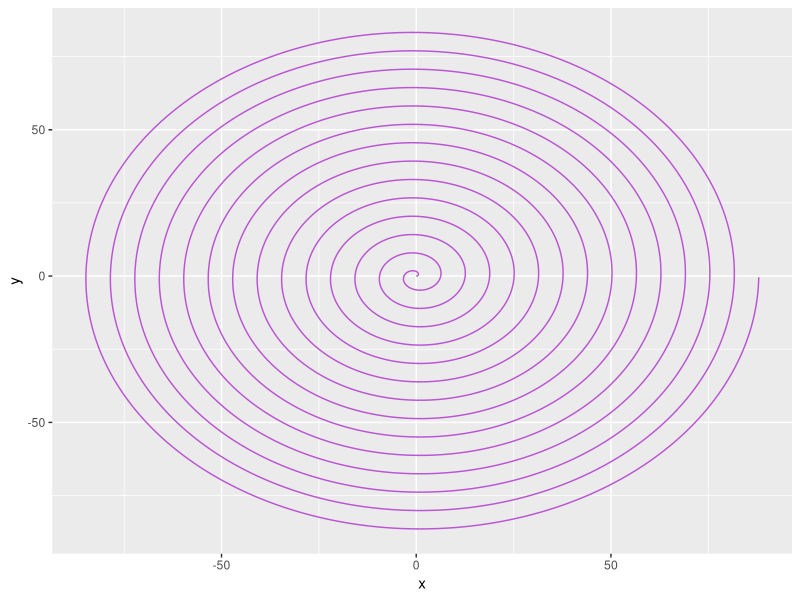
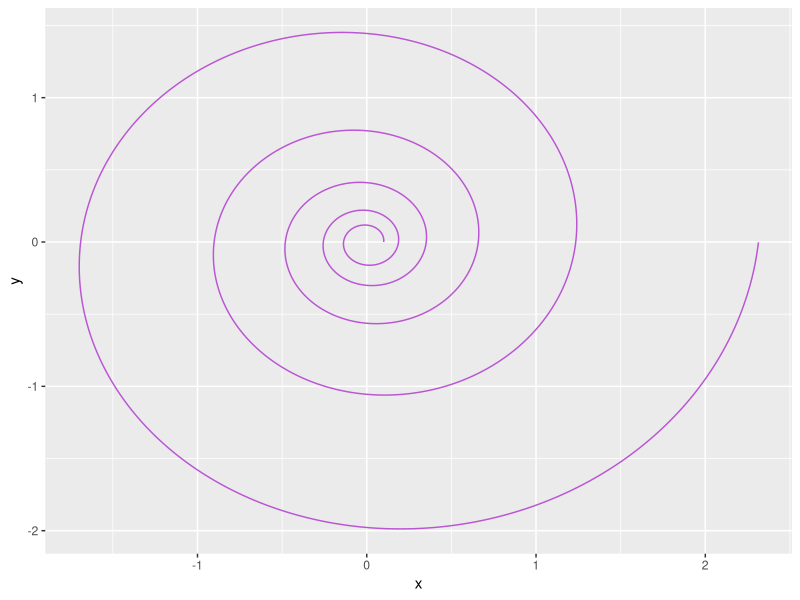
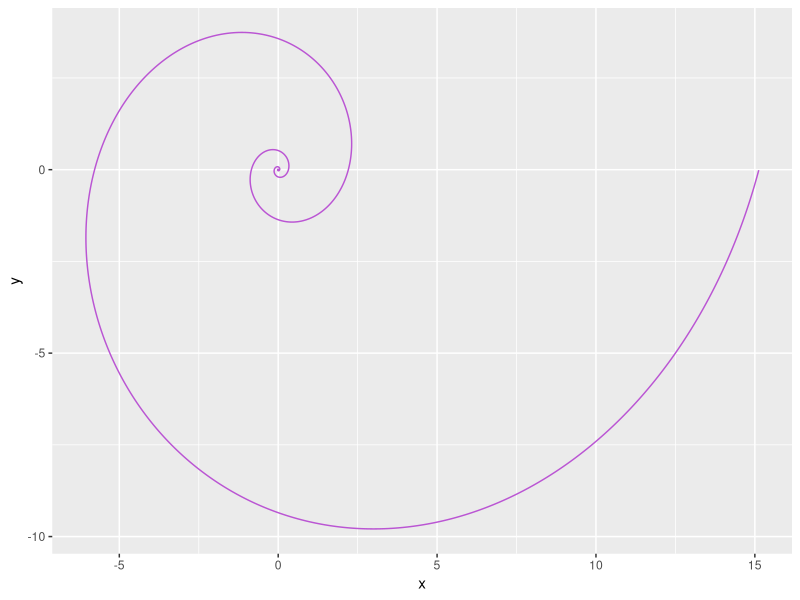

These charts were generated, in order, by the following R code:
## ---- chunk 1
library(ggplot2)
theta=seq(from=0,to=87.96,by=0.01)
alpha=0
beta=1
x=(alpha+beta*theta)*cos(theta)
y=(alpha+beta*theta)*sin(theta)
d=data.frame(x,y)
ggplot(d,aes(x,y))+
#  geom_point(color="black",size=0.1)+
  geom_path(color="mediumorchid")
## ---- chunk 2
library(ggplot2)
e=exp(1)
theta=seq(from=0,to=10*pi,by=0.001)
alpha=0.1
beta=0.1
x=alpha*e^(beta*theta)*cos(theta)
y=alpha*e^(beta*theta)*sin(theta)
d=data.frame(x,y)
ggplot(d,aes(x,y))+
#  geom_point(color="black",size=0.1)+
  geom_path(color="mediumorchid")
## ---- chunk 3
library(ggplot2)
e=exp(1)
theta=seq(from=0,to=10*pi,by=0.001)
alpha=0.001
beta=0.3063489
x=alpha*e^(beta*theta)*cos(theta)
y=alpha*e^(beta*theta)*sin(theta)
d=data.frame(x,y)
ggplot(d,aes(x,y))+
#  geom_point(color="black",size=0.1)+
  geom_path(color="mediumorchid")
